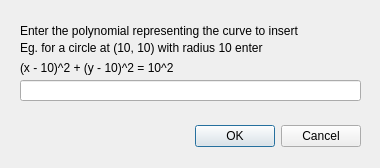
<?xml version="1.0" encoding="UTF-8"?>
<ui version="4.0">
 <class>AlgebraicCurveInputDialog</class>
 <widget class="QDialog" name="AlgebraicCurveInputDialog">
  <property name="geometry">
   <rect>
    <x>0</x>
    <y>0</y>
    <width>380</width>
    <height>168</height>
   </rect>
  </property>
  <property name="windowTitle">
   <string>Dialog</string>
  </property>
  <widget class="QDialogButtonBox" name="buttonBox">
   <property name="geometry">
    <rect>
     <x>20</x>
     <y>120</y>
     <width>341</width>
     <height>32</height>
    </rect>
   </property>
   <property name="orientation">
    <enum>Qt::Horizontal</enum>
   </property>
   <property name="standardButtons">
    <set>QDialogButtonBox::Cancel|QDialogButtonBox::Ok</set>
   </property>
  </widget>
  <widget class="QLineEdit" name="lineEdit">
   <property name="geometry">
    <rect>
     <x>20</x>
     <y>80</y>
     <width>341</width>
     <height>21</height>
    </rect>
   </property>
  </widget>
  <widget class="QLabel" name="label">
   <property name="geometry">
    <rect>
     <x>20</x>
     <y>10</y>
     <width>341</width>
     <height>41</height>
    </rect>
   </property>
   <property name="text">
    <string>Enter the polynomial representing the curve to insert</string>
   </property>
  </widget>
  <widget class="QLabel" name="label_2">
   <property name="geometry">
    <rect>
     <x>20</x>
     <y>40</y>
     <width>341</width>
     <height>16</height>
    </rect>
   </property>
   <property name="text">
    <string>Eg. for a circle at (10, 10) with radius 10 enter</string>
   </property>
  </widget>
  <widget class="QLabel" name="label_3">
   <property name="geometry">
    <rect>
     <x>20</x>
     <y>60</y>
     <width>341</width>
     <height>16</height>
    </rect>
   </property>
   <property name="text">
    <string>(x - 10)^2 + (y - 10)^2 = 10^2</string>
   </property>
  </widget>
 </widget>
 <resources/>
 <connections>
  <connection>
   <sender>buttonBox</sender>
   <signal>accepted()</signal>
   <receiver>AlgebraicCurveInputDialog</receiver>
   <slot>accept()</slot>
   <hints>
    <hint type="sourcelabel">
     <x>248</x>
     <y>254</y>
    </hint>
    <hint type="destinationlabel">
     <x>157</x>
     <y>274</y>
    </hint>
   </hints>
  </connection>
  <connection>
   <sender>buttonBox</sender>
   <signal>rejected()</signal>
   <receiver>AlgebraicCurveInputDialog</receiver>
   <slot>reject()</slot>
   <hints>
    <hint type="sourcelabel">
     <x>316</x>
     <y>260</y>
    </hint>
    <hint type="destinationlabel">
     <x>286</x>
     <y>274</y>
    </hint>
   </hints>
  </connection>
 </connections>
</ui>
